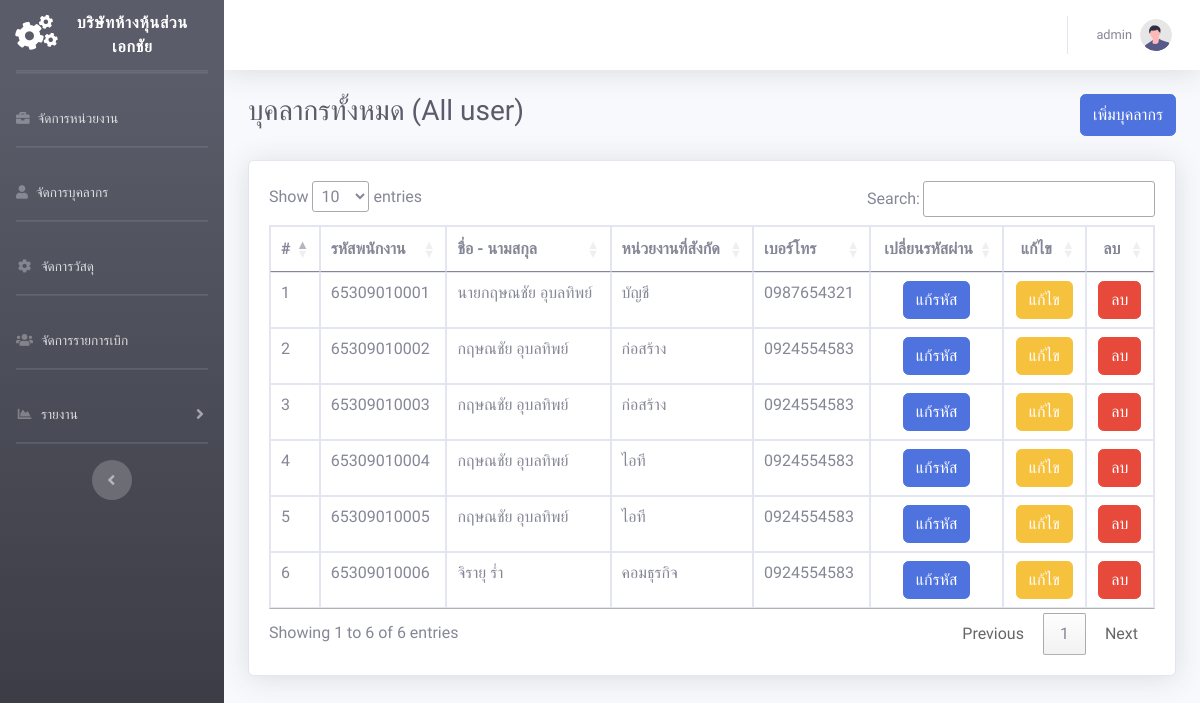
The page /frontend/admin/all_user.php (signed in) on the database its author committed.
### tables this page shows
CREATE TABLE `users` (
  `user_id` int(11) NOT NULL,
  `fullname` varchar(255) NOT NULL,
  `code_user` varchar(255) NOT NULL,
  `tel` varchar(100) NOT NULL,
  `id_agency` int(11) NOT NULL,
  `password` varchar(32) NOT NULL,
  `status` enum('admin','user') NOT NULL
);

CREATE TABLE `agency` (
  `id_agency` int(11) NOT NULL,
  `name` varchar(255) NOT NULL
);

### frontend/admin/all_user.php (the view, shortened to what this page needs)
<?php
    include("header_admin.php");
    include("../../backend/connect_db.php");
    $x = 0;
    ?>
<body id="page-top">
    <div id="wrapper">
        <?php include('nav_right_admin.php');?>
        <div id="content-wrapper" class="d-flex flex-column">
            <div id="content">
                <?php include('nav_top_admin.php'); ?>
                <div class="container-fluid">
                    <div class="d-flex justify-content-between">
                        <h1 class="h3 mb-2 text-gray-800">บุคลากรทั้งหมด (All user)</h1><button class="btn btn-primary" id="InsertUser">เพิ่มบุคลากร</button>
                    </div>
                    <br>
                    <div class="card shadow mb-4">
                        <div class="card-body">
                            <div class="table-responsive">
                                <table class="table table-bordered" id="myTable" width="100%" cellspacing="0">
                                    <thead>
                                        <tr>
                                            <th>#</th>
                                            <th>รหัสพนักงาน</th>
                                            <th>ชื่อ - นามสกุล</th>
                                            <th>หน่วยงานที่สังกัด</th>
                                            <th>เบอร์โทร</th>
                                            <th style="text-align: center;">เปลี่ยนรหัสผ่าน</th>
                                            <th style="text-align: center;">แก้ไข</th>
                                            <th style="text-align: center;">ลบ</th>
                                        </tr>
                                    </thead>
                                    <tbody>
                                    <?php
                                        $result = $conn->query('SELECT * FROM users WHERE status = "user"');
                                        while ($row = $result->fetch_assoc()){
                                            $x++;
                                    ?>
                                        <tr>
                                            <td><?php echo $x;?></td>
                                            <td><?php echo $row['code_user']?></td>
                                            <td><?php echo $row['fullname']?></td>
                                            <td><?php
                                                $id_agency = $row['id_agency'];
                                                $agenRe = $conn->query("SELECT * FROM agency WHERE id_agency = '$id_agency'");
                                                $rows = $agenRe->num_rows;
                                                if($rows == 0){
                                                    echo '<p class = "text-danger">ไม่มีหน่วยงานหรือหน่วยงานถูกลบ <br> กรุณาเพิ่มหน่วยงาน</p>';
                                                }else{
                                                    $agency = $agenRe->fetch_assoc();
                                                    echo $agency['name'];
                                                }
                                                ?>
                                                </td>
                                            <td><?php echo $row['tel'];?></td>
                                            <td><div class="text-center"><button class="btn btn-primary" id="ResetPassword" data-id="<?php echo $row['user_id'];?>">แก้รหัส</button></div></td>
                                            <td><div class="text-center"><button class="btn btn-warning" id="EditUser" data-id="<?php echo $row['user_id'];?>" data-num="<?php echo $x;?>">แก้ไข</button></div></td>
                                            <td><div class="text-center"><button class="btn btn-danger" id="DeleteUser" data-id="<?php echo $row['user_id'];?>">ลบ</button></div></td>
                                        </tr>
                                       <?php } ?>
                                    </tbody>
                                </table>
                            </div>
                        </div>
                    </div>
                </div>
            </div>
        </div>
    </div>
</body>
</html>

### frontend/admin/header_admin.php (shortened to what this page needs)
<!DOCTYPE html>
<html lang="en">
<head>
    <link rel="stylesheet" href="https://cdn.datatables.net/1.13.7/css/jquery.dataTables.min.css">
    <link href="https://cdn.jsdelivr.net/npm/bootstrap@5.0.2/dist/css/bootstrap.min.css" rel="stylesheet">
    <link href="../assets_admin/vendor/fontawesome-free/css/all.min.css" rel="stylesheet" type="text/css">
    <link href="../assets_admin/css/sb-admin-2.min.css" rel="stylesheet">
    <link href="https://cdnjs.cloudflare.com/ajax/libs/glightbox/3.2.0/css/glightbox.css" rel="stylesheet">
    <link rel="stylesheet" href="https://cdn.jsdelivr.net/npm/swiper@11/swiper-bundle.min.css"/>
</head>

### frontend/admin/nav_right_admin.php (shortened to what this page needs)
<ul class="navbar-nav bg-gradient-dark sidebar sidebar-dark accordion" id="accordionSidebar">
    <a class="sidebar-brand d-flex align-items-center justify-content-center" href="all_agency.php">
        <div class="sidebar-brand-icon rotate-n-15">
            <i class="fas fa-cogs"></i>
        </div>
        <div class="sidebar-brand-text mx-3">บริษัทห้างหุ้นส่วนเอกชัย</div>
    </a>
    <hr class="sidebar-divider my-0">
    <hr class="sidebar-divider">
    <li class="nav-item">
        <a class="nav-link" href="all_agency.php">
            <i class="fas fa fa-briefcase"></i>
            <span>จัดการหน่วยงาน</span></a>
    </li>
    <hr class="sidebar-divider">
    <li class="nav-item">
        <a class="nav-link" href="all_user.php">
            <i class="fas fa fa-user"></i>
            <span>จัดการบุคลากร</span></a>
    </li>
    <hr class="sidebar-divider">
    <li class="nav-item">
        <a class="nav-link" href="all_product.php">
        <i class="fas fa-fw fa-cog"></i>
            <span>จัดการวัสดุ</span></a>
    </li>
    <hr class="sidebar-divider">
    <li class="nav-item">
        <a class="nav-link" href="order_new.php">
            <i class="fas fa-users"></i>
            <span>จัดการรายการเบิก</span></a>
    </li>
    <hr class="sidebar-divider">
    <li class="nav-item">
        <a class="nav-link collapsed" href="#" data-toggle="collapse" data-target="#collapseOne" aria-expanded="true"
            aria-controls="collapseOne">
            <i class="fas fa-fw fa-chart-area"></i>
            <span>รายงาน</span>
        </a>
    </li>
    <hr class="sidebar-divider">
    <div class="text-center d-none d-md-inline">
        <button class="rounded-circle border-0" id="sidebarToggle"></button>
    </div>
</ul>

### frontend/admin/nav_top_admin.php (shortened to what this page needs)
<?php
include("../../backend/connect_db.php");
?>
<nav class="navbar navbar-expand navbar-light bg-white topbar mb-4 static-top shadow">
    <ul class="navbar-nav ml-auto">
        <li class="nav-item dropdown no-arrow">
            <a class="nav-link dropdown-toggle" href="#" id="userDropdown" role="button" data-toggle="dropdown"
                aria-haspopup="true" aria-expanded="false">
                <?php
                if (isset($_SESSION['admin_login'])) {
                    $admin_id = $_SESSION['admin_login'];
                    $result = $conn->query("SELECT * FROM users WHERE user_id = $admin_id");
                    $admin = $result->fetch_array();
                    ?>
                    <span class="mr-2 d-none d-lg-inline text-gray-600 small">
                        <?php echo $admin['fullname']; ?>
                    </span>
                <?php } ?>
                <img class="img-profile rounded-circle" src="../assets_admin/img/undraw_profile.svg">
            </a>
        </li>
    </ul>
</nav>

### frontend/admin/header_admin.php (style rules this page uses)
* { font-family: 'Prompt', sans-serif; }

### rows shown on the page
users: fullname "admin"
users: code_user "65309010001", fullname "นายกฤษณชัย อุบลทิพย์", id_agency.name "บัญชี", tel "0987654321"
users: code_user "65309010002", fullname "กฤษณชัย อุบลทิพย์", id_agency.name "ก่อสร้าง", tel "0924554583"
users: code_user "65309010003", fullname "กฤษณชัย อุบลทิพย์", id_agency.name "ก่อสร้าง", tel "0924554583"
users: code_user "65309010004", fullname "กฤษณชัย อุบลทิพย์", id_agency.name "ไอที", tel "0924554583"
users: code_user "65309010005", fullname "กฤษณชัย อุบลทิพย์", id_agency.name "ไอที", tel "0924554583"
users: code_user "65309010006", fullname "จิรายุ ร่ำ", id_agency.name "คอมธุรกิจ", tel "0924554583"
